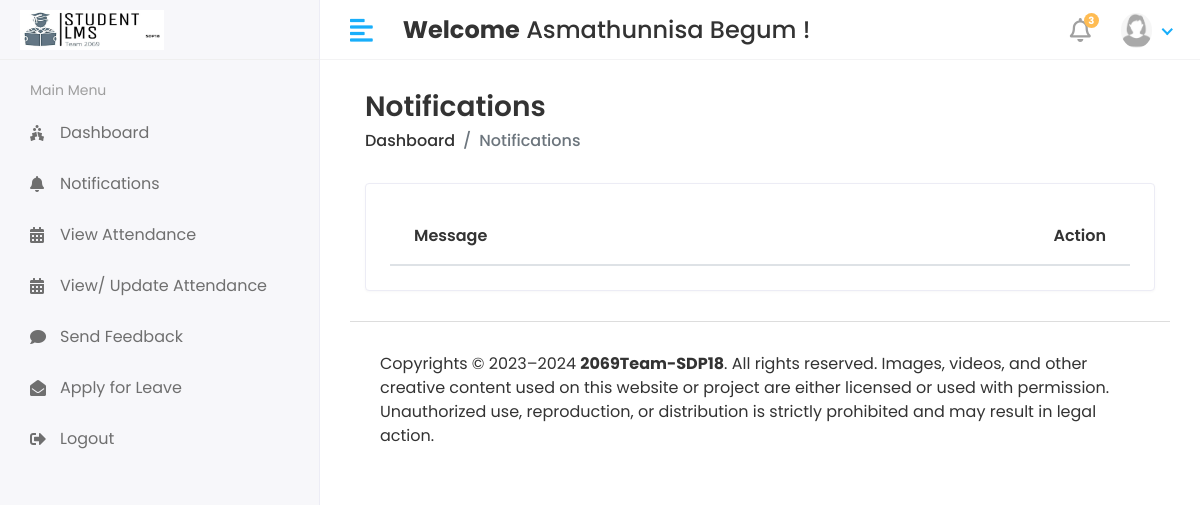
Before: /Student/Notifications (signed in) with the older database file.
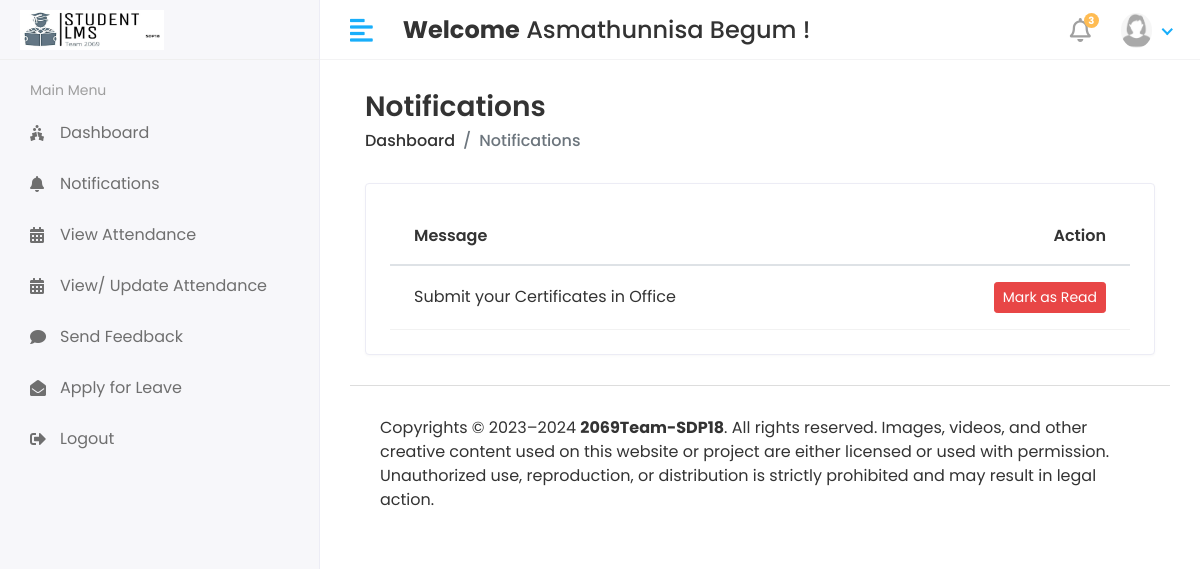
After: the same page with the newer database file.
### app/models.py (models this page shows, shortened)
class Student_Notifications(models.Model):
    student_id = models.ForeignKey(Student, on_delete = models.CASCADE)
    message = models.TextField()
    status = models.IntegerField(null=True, default=0)
    created_at = models.DateTimeField(auto_now_add = True)
    class Meta:
        db_table = 'student_notification_table'

### Studentlearningmanagementsystem/Student_views.py (the view)
# urls.py: path('Student/Notifications', Student_views.NOTIFICATIONS, name = 'student_notifications'),
@login_required(login_url='/')
def NOTIFICATIONS(request):
     student = Student.objects.filter(admin = request.user.id)
     for i in student:
          student_id = i.id
          notification = Student_Notifications.objects.filter(student_id = student_id)
          context = {
               'notification': notification,
          }
     return render(request, 'Student/notifications.html', context)

### templates/Student/notifications.html (shortened to what this page needs)
{% extends 'base.html' %}
{% block content %}
<div class="content container-fluid">
    <div class="page-header">
       <div class="row align-items-center">
          <div class="col">
             <h3 class="page-title">Notifications</h3>
             <ul class="breadcrumb">
                <li class="breadcrumb-item"><a href="{% url 'Student_home' %}">Dashboard</a></li>
                <li class="breadcrumb-item active">Notifications</li>
             </ul>
          </div>
       </div>
    </div>
    <div class="row">
       <div class="col-sm-12">
          <div class="card card-table">
             <div class="card-body">
                <div class="table-responsive">
                   <table id='table_id' class="table table-hover table-center mb-0">
                      <thead>
                         <tr>
                            <th>Message</th>
                            <th class="text-right">Action</th>
                         </tr>
                      </thead>
                      <tbody>
                        {% for i in notification %}
                        <tr>
                            <td>{{ i.message }}</td>
                            <td class="text-right">
                                <div class="actions">
                                    {% if i.status == 0 %}
                                        <a href="{% url 'student_notification_mark_as_mark' status=i.id %}" class="btn btn-danger btn-sm">Mark as Read</a>
                                    {% else %}
                                        <button class="btn btn-success btn-sm" disabled="disabled">Seen &nbsp; <i class="fa fa-check"></i></button>
                                    {% endif %}
                                </div>
                            </td>
                        </tr>
                    {% endfor %}
                      </tbody>
                   </table>
                </div>
             </div>
          </div>
       </div>
    </div>
 </div>
{% endblock  %}

Changed rows visible on the page:
added Student_Notifications: message "Submit your Certificates in Office", status "Mark as Read"
